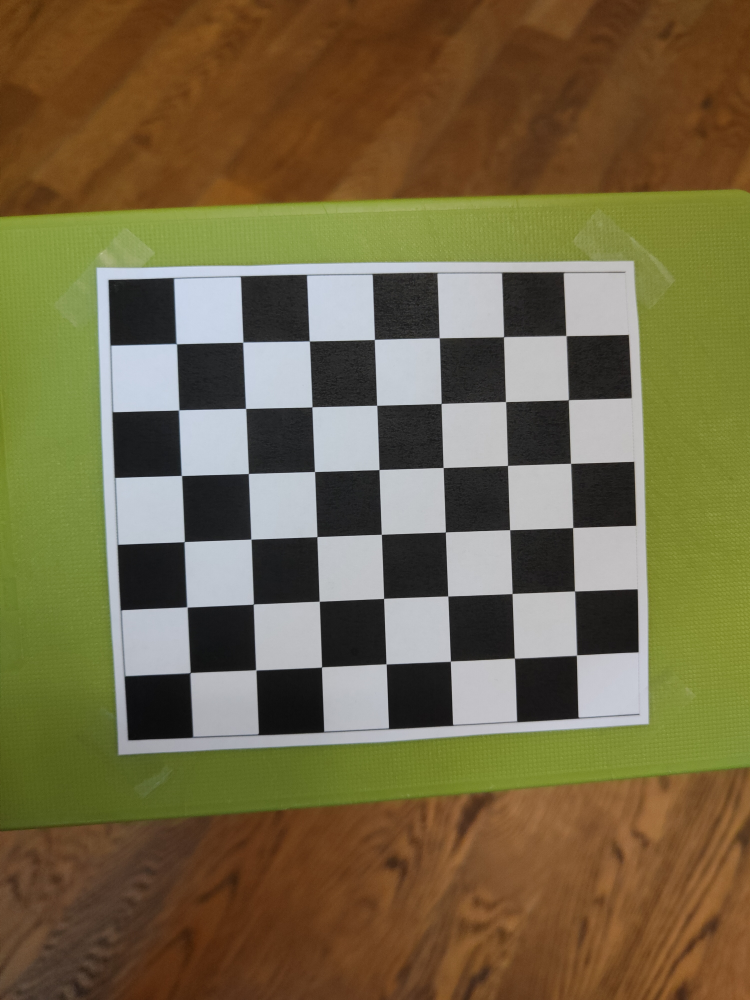
#> input picture Курс/Практики/2/data/cb1.jpg, 3000 x 4000 px (shown at 1/4 size); its folder holds only this picture in this run
$ jupyter execute --allow-errors 'Практика_2.ipynb'
#> lines starting #> are read from the running program, lines starting #| are printed output that depends on the picture
# Практика 2: Калибровка и эпиполярная геометрия

Структура:
1) Импорт и пререквизиты
2) Поиск углов шахматки и сбор данных
3) Превью найденных углов
4) Калибровка (RMS, K, dist)
5) Интерпретация чисел и репроекционные ошибки
6) Галерея до/после undistort
7) Сохранение K/dist в JSON
8) Соответствия, F с RANSAC
9) Эпиполярные линии и их интерпретация
10) Бонус: E и recoverPose

## 1) Импорт и пререквизиты
Загружаем зависимости и задаём пути к данным. `pattern_size` — число внутренних углов (столбцы×строки) у шахматки.

[cell 1]
import sys, subprocess, pkgutil, glob, os

def ensure(package):
    if pkgutil.find_loader(package) is None:
        subprocess.check_call([sys.executable, "-m", "pip", "install", package])

for p in ["opencv-python", "numpy", "matplotlib"]:
    ensure(p)

import cv2 as cv
import numpy as np
import matplotlib.pyplot as plt

print("OpenCV:", cv.__version__)

chess_dir = "./data/"      # изображения шахматки (jpg)
scene_dir = "./data/scene/" # два кадра сцены: img1.jpg/img2.jpg (или .jpeg)
pattern_size = (7, 6)
criteria = (cv.TERM_CRITERIA_EPS + cv.TERM_CRITERIA_MAX_ITER, 30, 0.001)

## 2) Поиск углов шахматки и сбор данных
Извлекаем углы на каждой картинке, формируем `objpoints` (3D точки плоскости) и `imgpoints` (2D координаты углов).

[cell 2]
objp = np.zeros((pattern_size[0]*pattern_size[1], 3), np.float32)
objp[:, :2] = np.mgrid[0:pattern_size[0], 0:pattern_size[1]].T.reshape(-1, 2)

objpoints, imgpoints = [], []
img_shape = None
all_files = sorted(glob.glob(os.path.join(chess_dir, '*.jpg')))
for fname in all_files:
    img = cv.imread(fname)
#> img is the input picture: shape (4000, 3000, 3); mean B, G, R 69.5, 103.1, 115
    if img is None:
        continue
    gray = cv.cvtColor(img, cv.COLOR_BGR2GRAY)
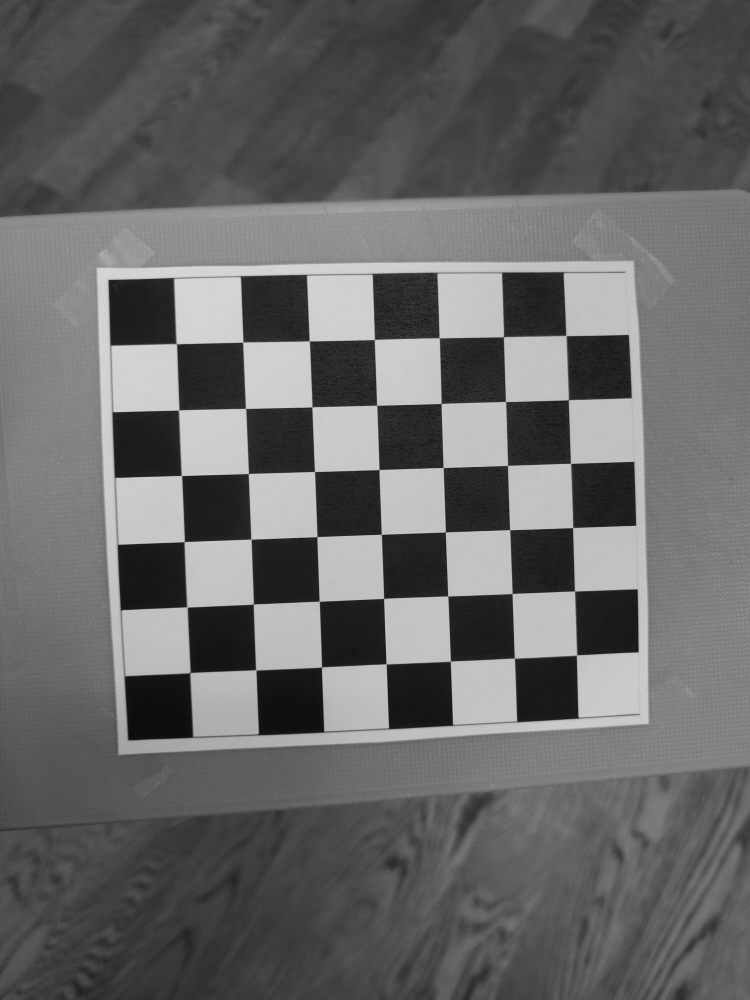
#> gray: shape (4000, 3000) (shown at 1/4 size); min 2, max 225, mean 102.8
    if img_shape is None:
        img_shape = gray.shape[::-1]
#> img_shape = (3000, 4000)
    ret, corners = cv.findChessboardCorners(gray, pattern_size)
#> ret = True; corners = 42 rows, first 8: [707.8, 1378], [972.1, 1371.4], [1239.1, 1365.7], [1498.8, 1360], [1758.7, 1353.6], [2015.2, 1348.9], [2265, 1344], [716.5, 1641.5]
    if ret:
        corners2 = cv.cornerSubPix(gray, corners, (11,11), (-1,-1), criteria)
#> corners2 = 42 rows, first 8: [707.5, 1377.2], [972.8, 1370.5], [1238.8, 1365.5], [1498.8, 1359.5], [1758, 1353], [2015.1, 1348.7], [2265, 1344.3], [716.8, 1641.5]
        objpoints.append(objp)
        imgpoints.append(corners2)
print(f"Найдено кадров с углами: {len(imgpoints)} из {len(all_files)}")
#| Найдено кадров с углами: 1 из 1

## 3) Превью углов
Проверяем на нескольких кадрах корректность детекции (`drawChessboardCorners`).

[cell 3]
import random
found_idx = []
for i, fname in enumerate(all_files):
    img = cv.imread(fname)
    if img is None:
        continue
    gray = cv.cvtColor(img, cv.COLOR_BGR2GRAY)
    ret, corners = cv.findChessboardCorners(gray, pattern_size)
    if ret:
        found_idx.append(i)

sample_idx = random.sample(found_idx, min(4, len(found_idx))) if found_idx else []
cols = len(sample_idx) if sample_idx else 1
plt.figure(figsize=(4*cols, 4))
for j, idx in enumerate(sample_idx):
    fname = all_files[idx]
    img = cv.imread(fname)
    gray = cv.cvtColor(img, cv.COLOR_BGR2GRAY)
    ret, corners = cv.findChessboardCorners(gray, pattern_size)
    if ret:
        cv.drawChessboardCorners(img, pattern_size, corners, ret)
    plt.subplot(1, cols, j+1)
    plt.title(os.path.basename(fname))
    plt.imshow(cv.cvtColor(img, cv.COLOR_BGR2RGB))
    plt.axis('off')
plt.show()

## 4) Калибровка (RMS, K, dist)
Оцениваем параметры камеры. RMS — средняя ошибка проекции по всем кадрам (в пикселях).

#> (a cell that did not finish here is left out)

## 5) Интерпретация метрик
Считаем репроекционные ошибки по кадрам и смотрим распределение (средняя/медиана/мин/макс).

[cell 5]
per_frame_err = []
#> (the rest of this cell did not finish here and is left out)

## 6) Галерея до/после undistort
Сравниваем несколько кадров до/после коррекции искажения.

[cell 6]
sample = cv.imread(all_files[0])
h, w = sample.shape[:2]
#> h = 4000; w = 3000
#> (the rest of this cell did not finish here and is left out)

## 7) Сохранение параметров K/dist
Сохраняем результат калибровки для дальнейших практик.

[cell 7]
import json
os.makedirs("./outputs", exist_ok=True)
#> (the rest of this cell did not finish here and is left out)

## 8) Соответствия, F и RANSAC
Берём два кадра одной сцены, находим соответствия (ORB+BFMatcher), оцениваем F с RANSAC и смотрим долю инлиеров.

[cell 8]
img1 = cv.imread(os.path.join(scene_dir, 'img1.jpg'))
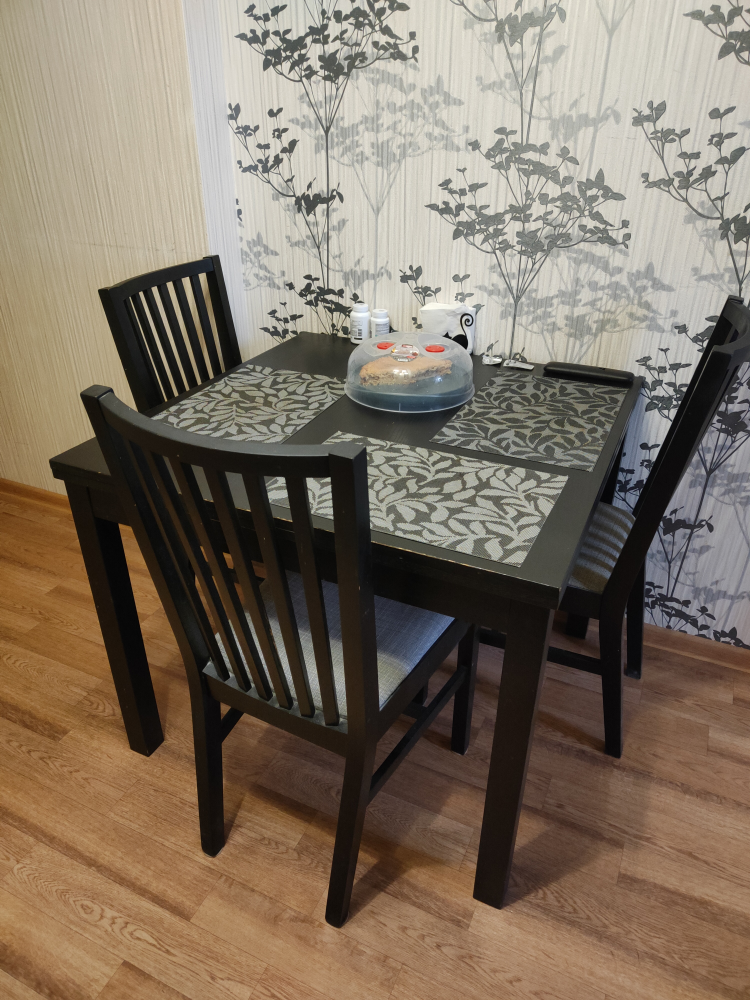
#> input picture Курс/Практики/2/data/scene/img1.jpg, 3000 x 4000 px (shown at 1/4 size)
#> img1 is the input picture: shape (4000, 3000, 3); mean B, G, R 100.2, 115.6, 129.1
img2 = cv.imread(os.path.join(scene_dir, 'img2.jpg'))
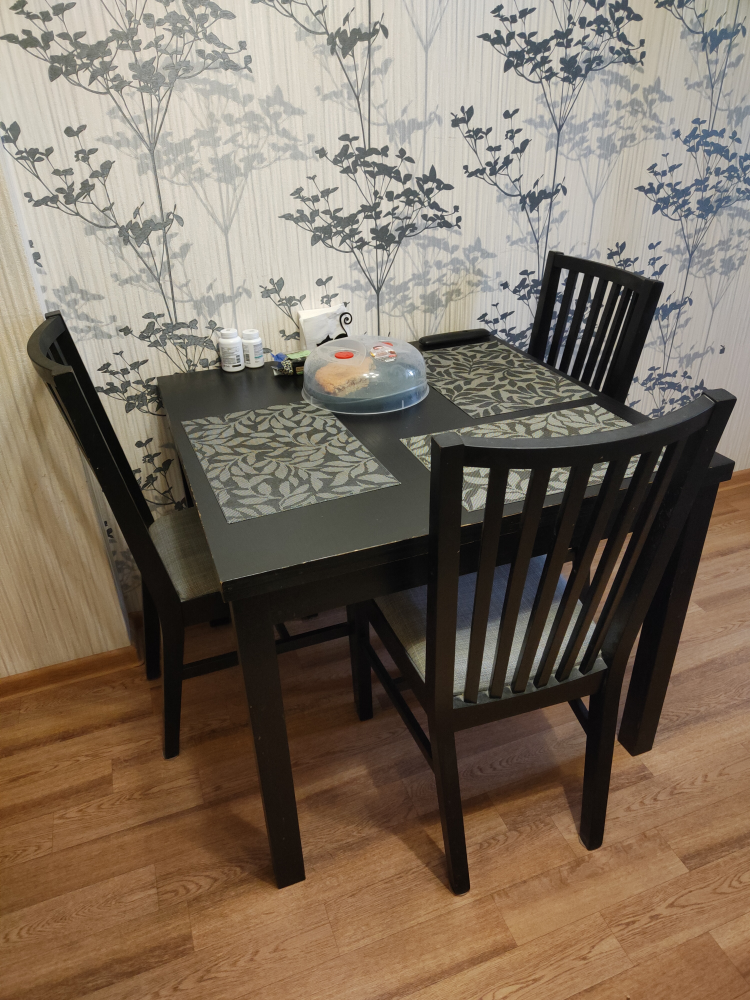
#> input picture Курс/Практики/2/data/scene/img2.jpg, 3000 x 4000 px (shown at 1/4 size)
#> img2 is the input picture: shape (4000, 3000, 3); mean B, G, R 97.2, 112.6, 126.8
assert img1 is not None and img2 is not None, "Положите img1.jpg и img2.jpg в data/scene/"

orb = cv.ORB_create(2000)
kp1, des1 = orb.detectAndCompute(cv.cvtColor(img1, cv.COLOR_BGR2GRAY), None)
#> kp1 = 2000 keypoints; strongest (x, y, size): (1862, 1393, 64.3), (1866, 1291, 77.1), (1860, 1390, 111.1), (1863, 1391, 92.6)
kp2, des2 = orb.detectAndCompute(cv.cvtColor(img2, cv.COLOR_BGR2GRAY), None)
#> kp2 = 2000 keypoints; strongest (x, y, size): (1387, 1342, 64.3), (1385, 1341, 92.6), (1388, 1343, 53.6), (1388, 1344, 44.6)

bf = cv.BFMatcher(cv.NORM_HAMMING, crossCheck=True)
matches = bf.match(des1, des2)
#> matches = 653 matches
matches = sorted(matches, key=lambda m: m.distance)
pts1 = np.float32([kp1[m.queryIdx].pt for m in matches]).reshape(-1,1,2)
#> pts1 = 653 rows, first 8: [1143, 143.3], [1161.2, 215.7], [1130.1, 190.8], [2708.3, 1319.8], [1140.5, 145.2], [1143.6, 143.3], [2674.9, 1477.4], [1270.1, 293.8]
pts2 = np.float32([kp2[m.trainIdx].pt for m in matches]).reshape(-1,1,2)
#> pts2 = 653 rows, first 8: [2124.8, 154.1], [2133.7, 223.9], [2104.7, 199.1], [2009.3, 1146.7], [2121.3, 155.5], [2123, 152.3], [523.6, 1479.2], [2229.1, 300.7]

F, mask = cv.findFundamentalMat(pts1, pts2, cv.FM_RANSAC, 1.0, 0.99)
#> F = [[1.38e-07, 9.22e-07, -5.22e-07], [1.84e-06, -1.05e-07, 0.00677], [-0.00129, -0.0105, 1]]; mask = 653 values, max 1 at index 0, min 0 at index 3, mean 0.13
print("Inliers:", int(mask.sum()), "/", len(mask))
#| Inliers: 85 / 653

## 9) Эпиполярные линии и интерпретация
Строим эпилинии только для инлиеров. Точки должны лежать на соответствующих линиях (с учётом дискретизации/шумов).

[cell 9]
inliers_mask = mask.ravel()==1
inliers1 = pts1[inliers_mask]
#> inliers1 = 85 rows, first 8: [1143, 143.3], [1161.2, 215.7], [1130.1, 190.8], [1140.5, 145.2], [1270.1, 293.8], [1113.6, 614.4], [2509.2, 993.6], [1789.2, 1329.6]
inliers2 = pts2[inliers_mask]
#> inliers2 = 85 rows, first 8: [2124.8, 154.1], [2133.7, 223.9], [2104.7, 199.1], [2121.3, 155.5], [2229.1, 300.7], [2036.4, 618], [1841, 915], [1312.8, 1340.4]

lines1 = cv.computeCorrespondEpilines(inliers2.reshape(-1,1,2), 2, F).reshape(-1,3)
#> lines1 = 85 rows, first 8: [-0.0834, -0.997, 238.7], [-0.0684, -0.998, 294.3], [-0.0739, -0.997, 273.7], [-0.0831, -0.997, 239.7], [-0.0509, -0.999, 358.8], [0.0146, -1, 598.6], [0.0726, -0.997, 809], [0.143, -0.99, 1060.7]
lines2 = cv.computeCorrespondEpilines(inliers1.reshape(-1,1,2), 1, F).reshape(-1,3)
#> lines2 = 85 rows, first 8: [0.0326, 0.999, -222.8], [0.0403, 0.999, -309.9], [0.0375, 0.999, -277.9], [0.0328, 0.999, -224.7], [0.049, 0.999, -408.7], [0.0819, 0.997, -782.2], [0.111, 0.994, -1113.8], [0.147, 0.989, -1518.7]

h1, w1 = img1.shape[:2]
#> h1 = 4000; w1 = 3000
h2, w2 = img2.shape[:2]
#> h2 = 4000; w2 = 3000
img1_vis, img2_vis = img1.copy(), img2.copy()

for (r, pt) in zip(lines1, inliers1.reshape(-1,2)):
    color = tuple(np.random.randint(0,255,3).tolist())
    x0, y0 = 0, int(-r[2]/r[1]); x1, y1 = w1, int((-r[2]-r[0]*w1)/r[1])
    cv.line(img1_vis, (x0,y0), (x1,y1), color, 1)
    cv.circle(img1_vis, tuple(np.int32(pt)), 3, color, -1)
#> this loop made 85 passes
#> (r, pt, color, y0, y1) on passes 1 to 10: ([-0.0834, -0.997, 238.7], [1143, 143.3], (172, 47, 117), 239, -11), ([-0.0684, -0.998, 294.3], [1161.2, 215.7], (192, 67, 251), 294, 89), ([-0.0739, -0.997, 273.7], [1130.1, 190.8], (195, 103, 9), 274, 52), ([-0.0831, -0.997, 239.7], [1140.5, 145.2], (211, 21, 242), 240, -9), ([-0.0509, -0.999, 358.8], [1270.1, 293.8], (36, 87, 70), 359, 206), ([0.0146, -1, 598.6], [1113.6, 614.4], (216, 88, 140), 598, 642), ([0.0726, -0.997, 809], [2509.2, 993.6], (58, 193, 230), 811, 1029), ([0.143, -0.99, 1060.7], [1789.2, 1329.6], (39, 87, 174), 1071, 1503), ([-0.0716, -0.997, 282.4], [1126.1, 201.6], (88, 81, 165), 283, 67), ([-0.0828, -0.997, 240.9], [1298.1, 134.8], (25, 77, 72), 241, -7)
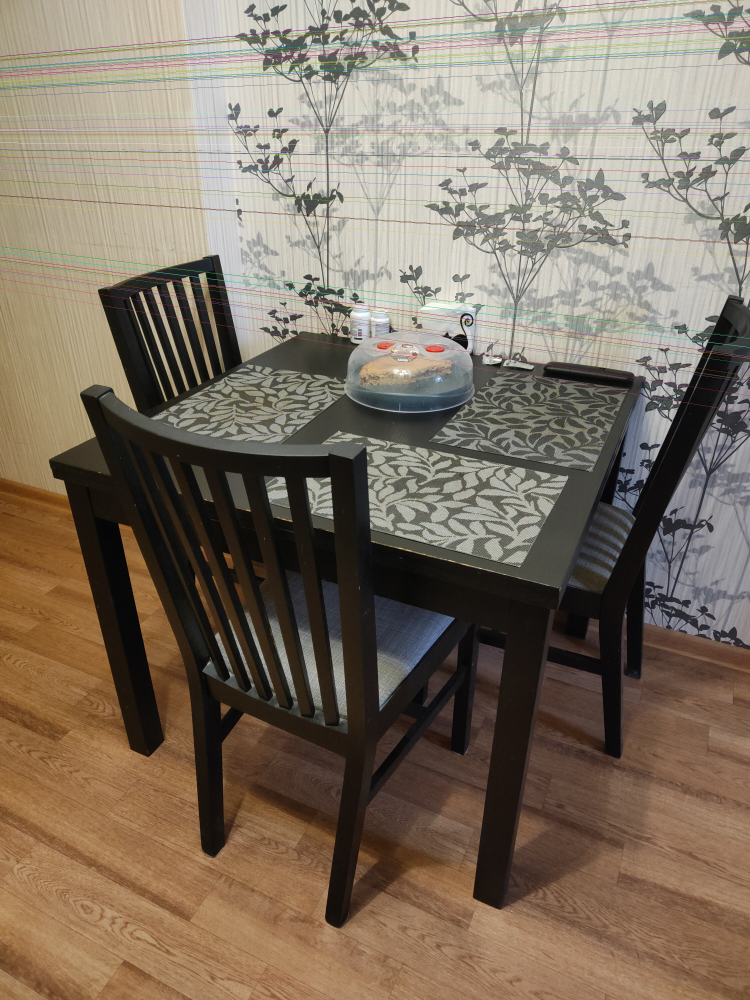
#> img1_vis: shape (4000, 3000, 3) (shown at 1/4 size); mean B, G, R 99.2, 114.7, 128.1

for (r, pt) in zip(lines2, inliers2.reshape(-1,2)):
    color = tuple(np.random.randint(0,255,3).tolist())
    x0, y0 = 0, int(-r[2]/r[1]); x1, y1 = w2, int((-r[2]-r[0]*w2)/r[1])
    cv.line(img2_vis, (x0,y0), (x1,y1), color, 1)
    cv.circle(img2_vis, tuple(np.int32(pt)), 3, color, -1)
#> this loop made 85 passes
#> (r, pt, color, y0, y1) on passes 1 to 10: ([0.0326, 0.999, -222.8], [2124.8, 154.1], (31, 13, 71), 222, 125), ([0.0403, 0.999, -309.9], [2133.7, 223.9], (184, 152, 79), 310, 189), ([0.0375, 0.999, -277.9], [2104.7, 199.1], (41, 18, 40), 278, 165), ([0.0328, 0.999, -224.7], [2121.3, 155.5], (182, 207, 11), 224, 126), ([0.049, 0.999, -408.7], [2229.1, 300.7], (166, 111, 93), 409, 262), ([0.0819, 0.997, -782.2], [2036.4, 618], (249, 129, 223), 784, 538), ([0.111, 0.994, -1113.8], [1841, 915], (118, 44, 216), 1120, 785), ([0.147, 0.989, -1518.7], [1312.8, 1340.4], (125, 24, 67), 1535, 1090), ([0.0386, 0.999, -290.4], [2099.5, 210.2], (210, 239, 3), 290, 174), ([0.0331, 0.999, -227.9], [2272.3, 152.1], (234, 204, 230), 228, 128)
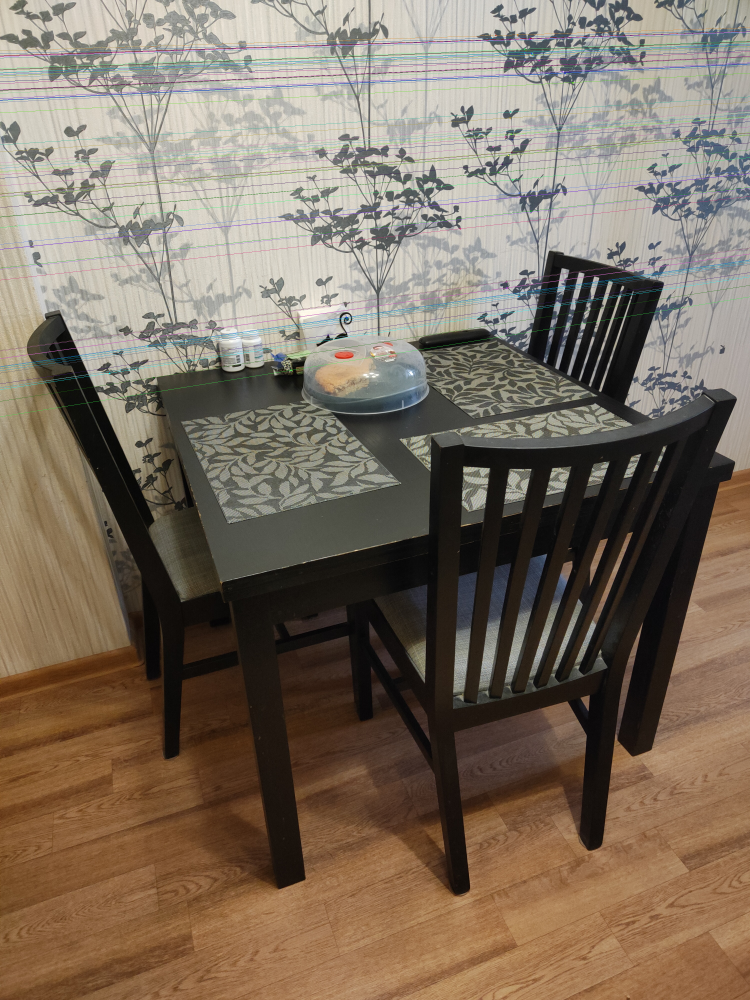
#> img2_vis: shape (4000, 3000, 3) (shown at 1/4 size); mean B, G, R 96.8, 111.8, 125.5

plt.figure(figsize=(10,4))
plt.subplot(1,2,1); plt.title('Изображение 1: точки и эпилинии'); plt.imshow(cv.cvtColor(img1_vis, cv.COLOR_BGR2RGB)); plt.axis('off')
plt.subplot(1,2,2); plt.title('Изображение 2: точки и эпилинии'); plt.imshow(cv.cvtColor(img2_vis, cv.COLOR_BGR2RGB)); plt.axis('off')
plt.show()
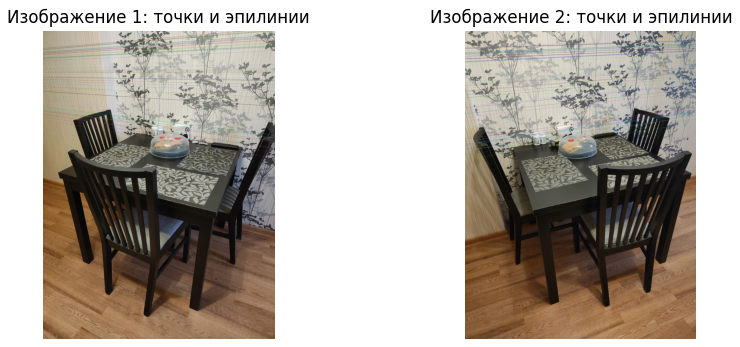
#> figure drawn by matplotlib, 2 panels
